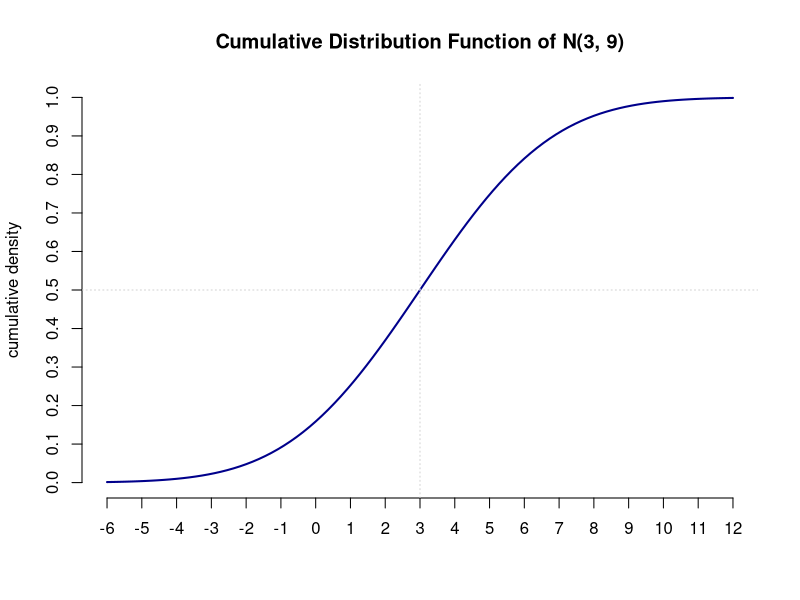

Reproduce this figure in R.
#CDF Normal N(3, 9)

# mean and std
mu = 3
sigma = 3

# range of x
x = seq(mu - 3 * sigma, mu + 3 * sigma, length = 100)

# cdf
normcdf_3_9 = pnorm(x, mean = mu, sd = sigma)

# plot
plot(x, normcdf_3_9, 
     type="l", lty=1, lwd=2, col="dark blue", bty="n",
     main='Cumulative Distribution Function of N(3, 9)', 
     xlab="", ylab="cumulative density", 
     xlim = c(-6, 12), ylim = c(0, 1), axes = FALSE)

# axis
axis(side = 1, at = seq(mu - 3*sigma, mu + 3*sigma, by = 1))
axis(side = 2, at = seq(0, 1, by = 0.1))

# grid
grid(nx = 2, ny = 2)

# 99quantile
quantile99 = qnorm(0.99, mean = 3, sd = sqrt(9))
print(quantile99)

# P(|t| > 3.2)
pt3p2 <- 1 - pt(3.2, df = 22) + pt(-3.2, df = 22)
print(pt3p2)
